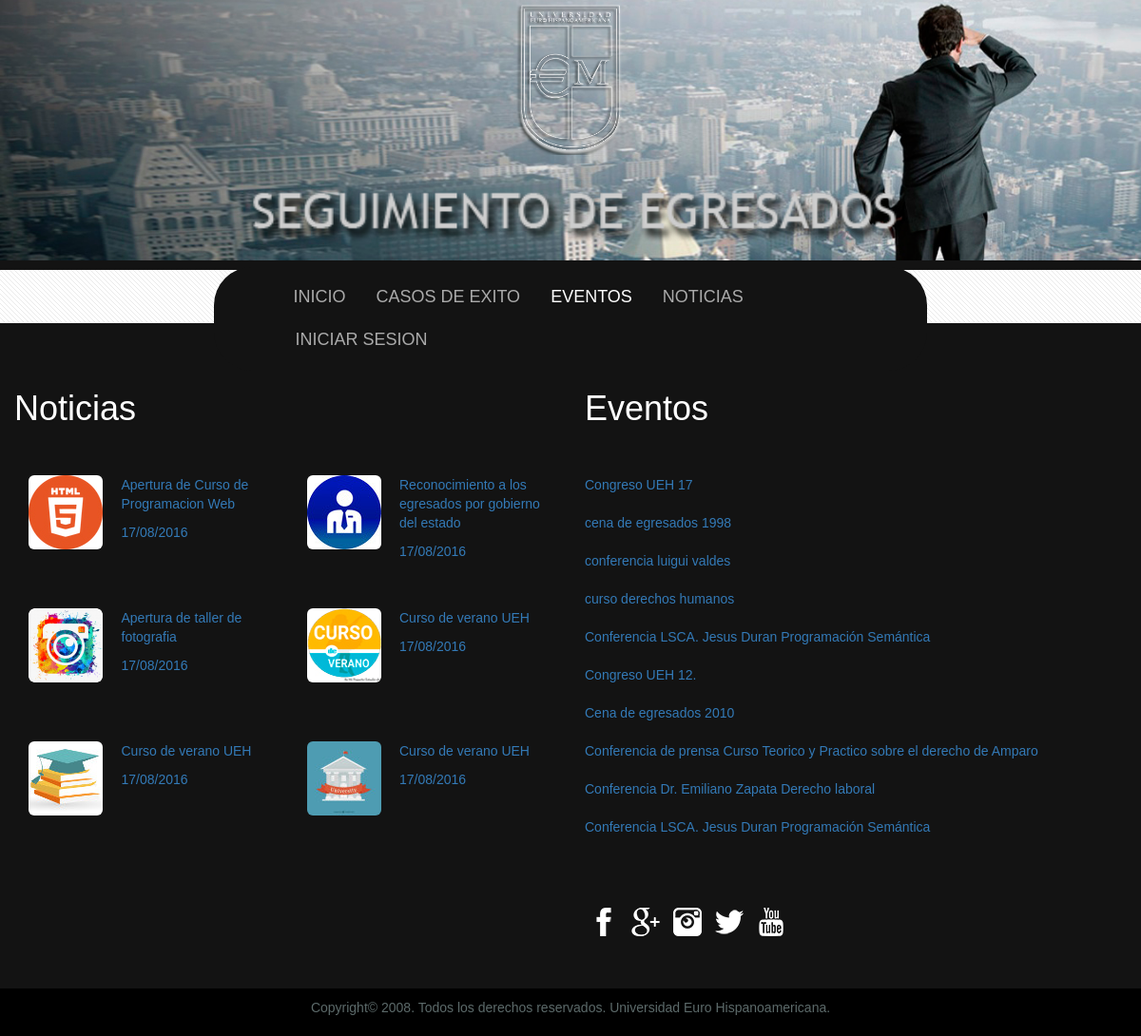
/php/basico.php, run on the app's committed database.
### tables this page shows
CREATE TABLE `noticias` (
  `id_noticia` int(11) NOT NULL,
  `noticia` varchar(100) NOT NULL,
  `texto1` varchar(200) NOT NULL,
  `img1` text NOT NULL,
  `img2` text NOT NULL,
  `img3` text NOT NULL,
  `imgpie1` varchar(100) NOT NULL,
  `imgpie2` varchar(50) NOT NULL,
  `texto2` text NOT NULL,
  `texto3` text NOT NULL,
  `texto4` text NOT NULL,
  `texto5` text NOT NULL,
  `fecha` varchar(10) NOT NULL,
  `estado` varchar(8) NOT NULL
);

CREATE TABLE `eventos` (
  `id_evento` int(11) NOT NULL,
  `titulo` varchar(45) NOT NULL,
  `texto1` text NOT NULL,
  `img1` text NOT NULL,
  `img2` text NOT NULL,
  `img3` text NOT NULL,
  `pieimg1` varchar(100) NOT NULL,
  `pieimg2` varchar(50) NOT NULL,
  `texto2` text NOT NULL,
  `texto3` text NOT NULL,
  `texto4` text NOT NULL,
  `texto5` text NOT NULL,
  `lugar` varchar(50) NOT NULL,
  `direccion` varchar(60) NOT NULL,
  `fecha` varchar(10) NOT NULL,
  `hora` varchar(5) NOT NULL,
  `ciudad` varchar(50) NOT NULL,
  `telefono` varchar(13) NOT NULL,
  `duracion` int(1) NOT NULL,
  `estado` varchar(9) NOT NULL
);

### config/pie.inc (the view, shortened to what this page needs)
<?php
 $peticion5 = "SELECT titulo FROM eventos WHERE estado = 'Activo1'";
  $resultado5 = mysqli_query($conexion, $peticion5);
  $peticion6 = "SELECT titulo FROM eventos WHERE estado = 'Activo2'";
  $resultado6 = mysqli_query($conexion, $peticion6);
  $peticion7 = "SELECT titulo FROM eventos WHERE estado = 'Activo3'";
  $resultado7 = mysqli_query($conexion, $peticion7);
  $peticion8 = "SELECT titulo FROM eventos WHERE estado = 'Activo4'";
  $resultado8 = mysqli_query($conexion, $peticion8);
  while($fila5 = mysqli_fetch_array($resultado5)){
    $titulo1 = $fila5["titulo"];
  }
while($fila6 = mysqli_fetch_array($resultado6)){
  $titulo2 = $fila6["titulo"];
}
while($fila7 = mysqli_fetch_array($resultado7)){
  $titulo3 = $fila7["titulo"];
}
while($fila8 = mysqli_fetch_array($resultado8)){
  $titulo4 = $fila8["titulo"];
}
$peticion5 = "SELECT noticia, fecha, estado FROM noticias WHERE estado = 'Activo1' || estado = 'Activo2' || estado = 'Activo3' || estado = 'Activo4' || estado = 'Activo5' || estado = 'Activo6' ";
  $resultado5 = mysqli_query($conexion, $peticion5);
  while($fila5 = mysqli_fetch_array($resultado5)){
    if($fila5["estado"] == 'Activo1'){
      $noticia1 = $fila5["noticia"];
      $fecha1 = $fila5["fecha"];
    }
    if($fila5["estado"] == 'Activo2'){
      $noticia2 = $fila5["noticia"];
      $fecha2 = $fila5["fecha"];
    }
    if($fila5["estado"] == 'Activo3'){
      $noticia3 = $fila5["noticia"];
      $fecha3 = $fila5["fecha"];
    }
    if($fila5["estado"] == 'Activo4'){
      $noticia4 = $fila5["noticia"];
      $fecha4 = $fila5["fecha"];
    }
    if($fila5["estado"] == 'Activo4'){
      $noticia5 = $fila5["noticia"];
      $fecha5 = $fila5["fecha"];
    }
    if($fila5["estado"] == 'Activo4'){
      $noticia6 = $fila5["noticia"];
      $fecha6 = $fila5["fecha"];
    }
  }
?>
<div id="noticias-eventos">
  <div class="container">
    <div class="row">
      <div class="col-xs-12 col-md-6">
        <div class="row">
          <h1 id="titulo-noticias">Noticias</h1>
          <a href="noticia-1.php"> <div class="col-xs-5 col-sm-2 col-md-2"><img class="center-block img-rounded" src="../img/temp/fotonoticia1.png" width="78" height="78" alt="">
           </div>
          <div class="col-md-4 col-sm-4"><p><?php echo $noticia1; ?></p>
          <p><?php echo $fecha1; ?></p>
          </div>
          </a>
          <br class="visible-xs hidden-md">
          <a href="noticia-2.php"><div class="col-xs-5 col-sm-2 col-md-2"><img class="img-rounded center-block" src="../img/temp/fotonoticia2.png" width="78" height="78" alt="">
           </div>
          <div class="col-md-4 col-sm-4"><p><?php echo $noticia2; ?></p>
          <p><?php echo $fecha2; ?></p>
          </div>
          </a>
        </div>
        <br class="visible-xs hidden-md">
        <br class="hidden-xs"><br class="hidden-xs"<br class="hidden-xs">
        <div class="row">
          <a href="noticia-3.php"><div class="col-xs-5 col-sm-2 col-md-2"><img class="img-rounded center-block" src="../img/temp/fotonoticia3.png" width="78" height="78" alt="">
           </div>
          <div class="col-md-4 col-sm-4"><p><?php echo $noticia3; ?></p>
          <p><?php echo $fecha3; ?></p>
          </div>
          </a>
          <br class="visible-xs hidden-md">
          <a href="noticia-4.php"><div class="col-xs-5 col-sm-2 col-md-2"><img class="img-rounded center-block" src="../img/temp/fotonoticia4.png" width="78" height="78" alt="">
           </div>
          <div class="col-md-4 col-sm-4"><p><?php echo $noticia4; ?></p>
          <p><?php echo $fecha4; ?></p>
          </div>
          </a>
        </div>
        <br class="visible-xs hidden-md">
        <br class="hidden-xs"><br class="hidden-xs"><br class="hidden-xs">
        <div class="row">
          <a href="noticia-5.php"><div class="col-xs-5 col-sm-2 col-md-2"><img class="img-rounded center-block" src="../img/temp/fotonoticia5.png" width="78" height="78" alt="">
           </div>
          <div class="col-md-4 col-sm-4"><p><?php echo $noticia5; ?></p>
          <p><?php echo $fecha5; ?></p>
          </div>
          </a>
          <br class="visible-xs hidden-md">
          <a href="noticia-6.php"><div class="col-xs-5 col-sm-2 col-md-2"><img class="img-rounded center-block" src="../img/temp/fotonoticia6.png" width="78" height="78" alt="">
           </div>
          <div class="col-md-4 col-sm-4"><p><?php echo $noticia6; ?></p>
          <p><?php echo $fecha6; ?></p>
          </div>
          </a>
        </div>
      </div>
      <div id="eventos" class="col-xs-12 col-md-6">
        <h1>Eventos</h1>
        <a href="evento-1.php"><?php echo $titulo1; ?></a><br><br>
        <a href="evento-2.php"><?php echo $titulo2; ?></a><br><br>
        <a href="evento-3.php"><?php echo $titulo3; ?></a><br><br>
        <a href="evento-4.php"><?php echo $titulo4; ?></a><br><br>
        <a href="evento-5.php">Conferencia LSCA. Jesus Duran Programación Semántica</a><br><br>
        <a href="evento-6.php">Congreso UEH 12.</a><br><br>
        <a href="evento-7.php">Cena de egresados 2010</a><br><br>
        <a href="evento-8.php">Conferencia de prensa Curso Teorico y Practico sobre el derecho de Amparo</a><br><br>
        <a href="evento-9.php">Conferencia Dr. Emiliano Zapata Derecho laboral</a><br><br>
        <a href="evento-10.php">Conferencia LSCA. Jesus Duran Programación Semántica</a>
        <div id="redes" class="row">
          <div class="col-xs-12">
            <a href="#"><img src="../img/fb1.png" alt="facebook"></a>
            <a href="#"><img src="../img/gp1.png" alt=""></a>
            <a href="#"><img src="../img/inst1.png" alt=""></a>
            <a href="#"><img src="../img/twi1.png" alt=""></a>
            <a href="#"><img src="../img/yt1.png" alt=""></a>
          </div>
        </div>
      </div>
    </div>
  </div>
</div>
<div id="pie">
<div class="container">
  <div class="row">
    <div class="col-xs-12">
      <p class="text-center">Copyright© 2008. Todos los derechos reservados. Universidad Euro Hispanoamericana.</p>
    </div>
  </div>
</div>
</div>
  </body>
</html>

### css/caso-exito.css (style rules this page uses)
body { font-family : "Trebuchet MS", Arial, Helvetica, sans-serif; background: #fff url(../img/overlay.png) repeat; }
a:link { text-decoration: none; }
#caso-exito h1, #caso-exito h3, { margin-bottom: 30px; }
#noticias-eventos { background-color: #131313; padding-top: 50px; padding-bottom: 50px; color: #5C6A6A; }
#noticias-eventos h1 { color: #fff; margin-bottom: 50px; }
#redes { margin-top: 70px; }
#redes img { margin: 5px; }
#pie { color: #5C6A6A; background-color: #000; padding: 10px; }

### data on the page
noticias: noticia "Apertura de Curso de Programacion Web", fecha "17/08/2016"
noticias: noticia "Reconocimiento a los egresados por gobierno del estado", fecha "17/08/2016"
noticias: noticia "Apertura de taller de fotografia", fecha "17/08/2016"
noticias: noticia "Curso de verano UEH", fecha "17/08/2016"
eventos: titulo "Congreso UEH 17"
eventos: titulo "cena de egresados 1998"
eventos: titulo "conferencia luigui valdes"
eventos: titulo "curso derechos humanos"
